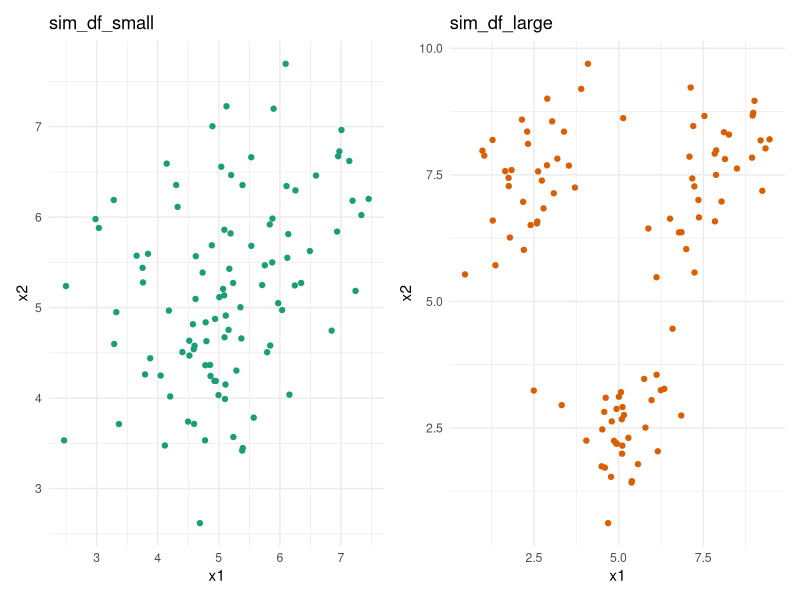
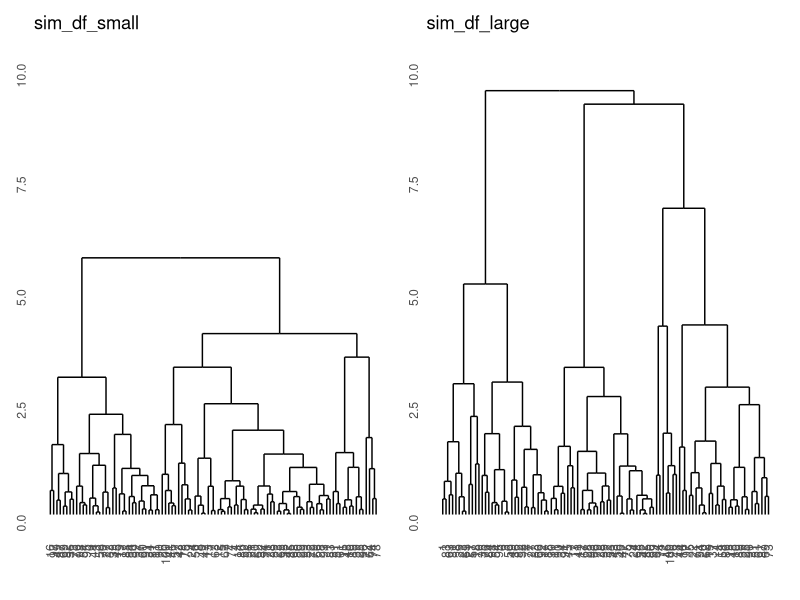
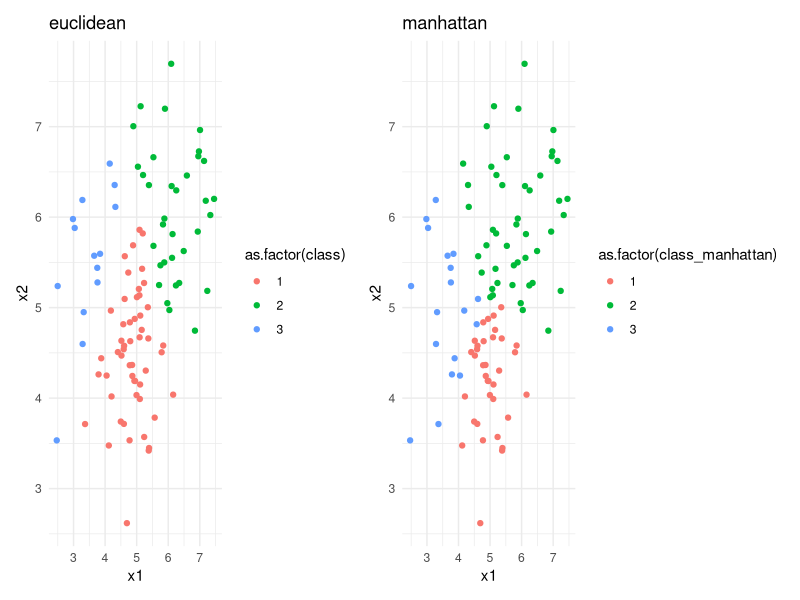
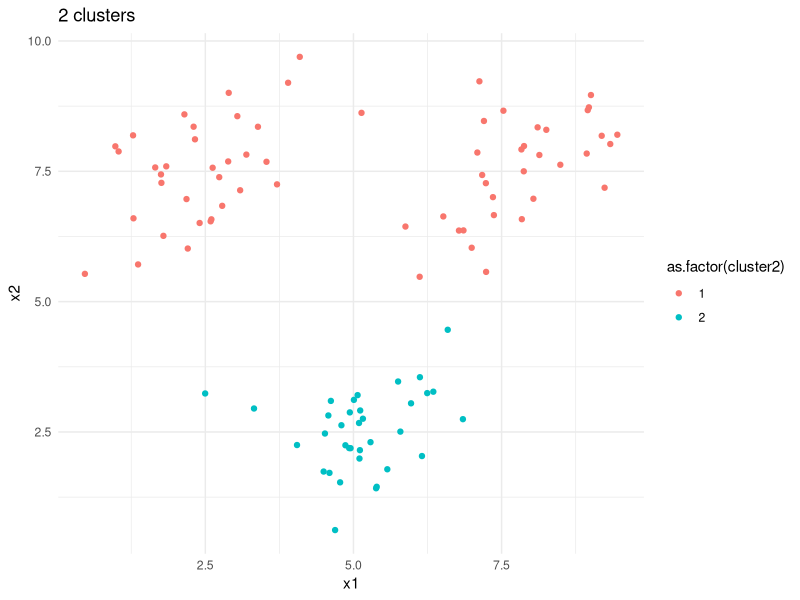
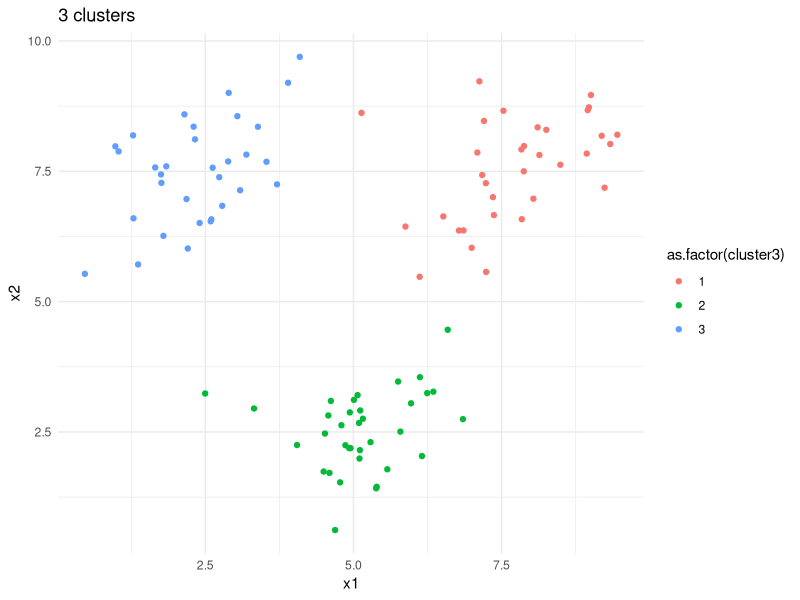
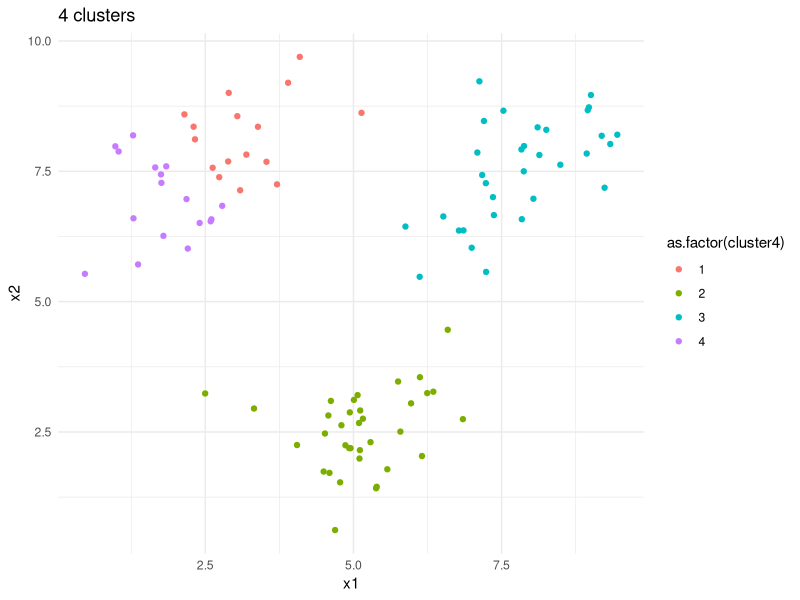
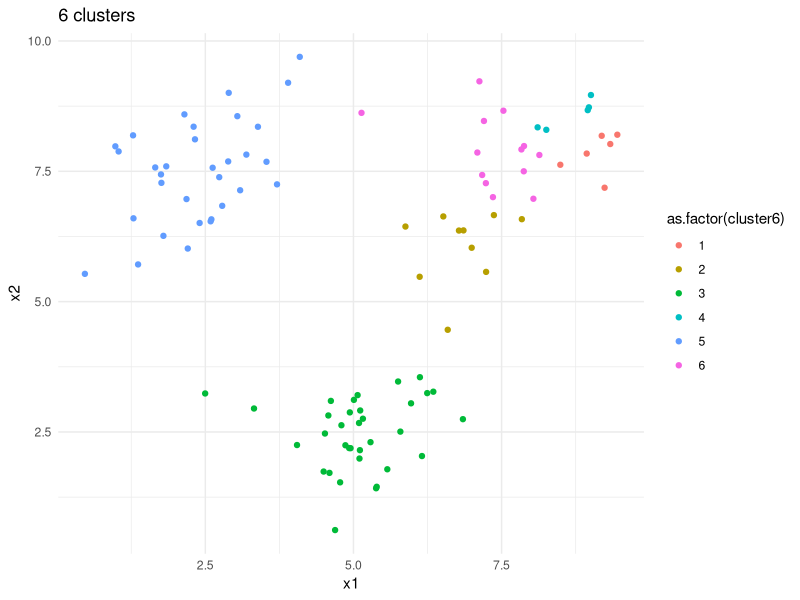
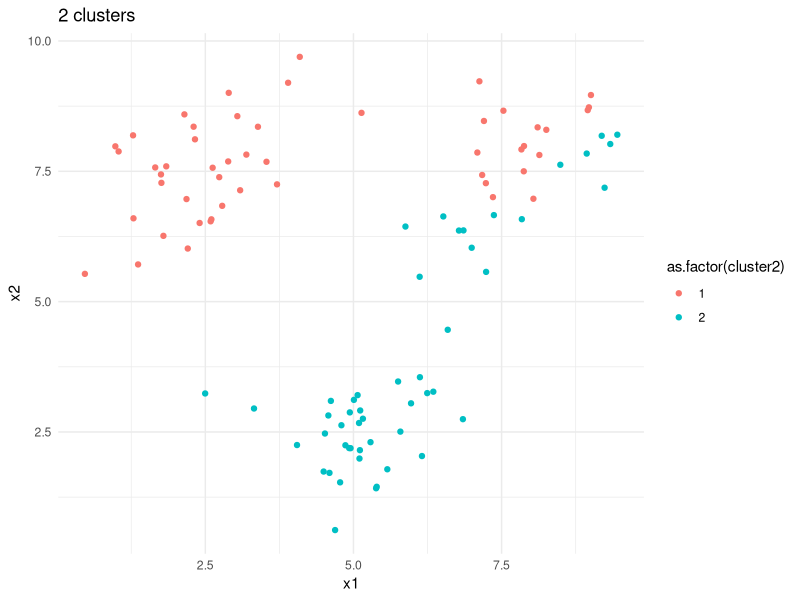

Here is the R script that generated these plots, in order:
## ---- chunk 1
library(MASS)
library(tidyverse)
library(patchwork)
library(ggdendro)
## ---- chunk 2
# setting the random seed so the same results can be reproduced
set.seed(123)

# creating a 2x2 matrix 
sigma      <- matrix(c(1, .5, .5, 1), 2, 2)
# creating a random sample of 2 x 100 values with mean on 5
sim_matrix <- mvrnorm(n = 100, mu = c(5, 5), 
                      Sigma = sigma)
# setting the column names of this matrix
colnames(sim_matrix) <- c("x1", "x2")

# creating a tibble from the sim_matrix and assigning 3 random classes to the data
sim_df <- 
  sim_matrix %>% 
  as_tibble() %>%
  mutate(class = sample(c("A", "B", "C"), size = 100, 
                        replace = TRUE))

# setting the x2 and x1 values to a variation depending on the class
sim_df_small <- 
  sim_df %>%
  mutate(x2 = case_when(class == "A" ~ x2 + .5,
                        class == "B" ~ x2 - .5,
                        class == "C" ~ x2 + .5),
         x1 = case_when(class == "A" ~ x1 - .5,
                        class == "B" ~ x1 - 0,
                        class == "C" ~ x1 + .5))
# same thing as before but with a bigger variation
sim_df_large <- 
  sim_df %>%
  mutate(x2 = case_when(class == "A" ~ x2 + 2.5,
                        class == "B" ~ x2 - 2.5,
                        class == "C" ~ x2 + 2.5),
         x1 = case_when(class == "A" ~ x1 - 2.5,
                        class == "B" ~ x1 - 0,
                        class == "C" ~ x1 + 2.5))
## ---- chunk 3
sim_df_small <-
  sim_df_small %>% 
  select(-class)

sim_df_large <-
  sim_df_large %>% 
  select(-class)
## ---- chunk 4
sim_df_small_plot <-
  sim_df_small %>% 
  ggplot(mapping = aes(x1, x2)) +
  geom_point(color = "#1b9e77") +
  theme_minimal() +
  ggtitle("sim_df_small")

sim_df_large_plot <-
  sim_df_large %>% 
  ggplot(mapping = aes(x1, x2)) +
  geom_point(color = "#d95f02") +
  theme_minimal() +
  ggtitle("sim_df_large")

sim_df_small_plot + sim_df_large_plot
## ---- chunk 5
sim_df_small_dist <- dist(sim_df_small, method = "euclidean")
sim_df_large_dist <- dist(sim_df_large, method = "euclidean")

sim_df_small_hclust <- hclust(sim_df_small_dist, method = "complete")
sim_df_large_hclust <- hclust(sim_df_large_dist, method = "complete")

ggdendrogram(sim_df_small_hclust) +
  ylim(0, 10) +
  ggtitle("sim_df_small") +
ggdendrogram(sim_df_large_hclust) +
  ylim(0, 10) +
  ggtitle("sim_df_large")
## ---- chunk 6
sim_df_small_dist_manhattan <- dist(sim_df_small, method = "manhattan")
sim_df_small_manhattan_hclust <- hclust(sim_df_small_dist_manhattan, method = "complete")
## ---- chunk 7
sim_df_small_cut <- cutree(sim_df_small_hclust, k = 3)
sim_df_small_manhattan_cut <- cutree(sim_df_small_manhattan_hclust, k = 3)

sim_df_small <-
  sim_df_small %>% 
  mutate(class = sim_df_small_cut, class_manhattan = sim_df_small_manhattan_cut)

sim_df_small_clustered_plot <-
  sim_df_small %>%
  ggplot(mapping = aes(x1, x2, color = as.factor(class))) +
  geom_point() +
  theme_minimal() +
  ggtitle("euclidean")

sim_df_small_manhattan_clustered_plot <-
  sim_df_small %>% 
  ggplot(mapping = aes(x1, x2, color = as.factor(class_manhattan))) +
  geom_point() + 
  theme_minimal() +
  ggtitle("manhattan")

sim_df_small_clustered_plot + sim_df_small_manhattan_clustered_plot
## ---- chunk 8
sim_df_large_2 <- kmeans(sim_df_large, 2)$cluster
sim_df_large_3 <- kmeans(sim_df_large, 3)$cluster
sim_df_large_4 <- kmeans(sim_df_large, 4)$cluster
sim_df_large_6 <- kmeans(sim_df_large, 6)$cluster

sim_df_large <-
  sim_df_large %>% 
  mutate(cluster2 = sim_df_large_2, cluster3 = sim_df_large_3, cluster4 = sim_df_large_4, cluster6 = sim_df_large_6)

sim_df_large %>% 
  ggplot(mapping = aes(x1, x2, color = as.factor(cluster2))) +
  geom_point() +
  theme_minimal() + 
  ggtitle("2 clusters")

sim_df_large %>% 
  ggplot(mapping = aes(x1, x2, color = as.factor(cluster3))) +
  geom_point() +
  theme_minimal() + 
  ggtitle("3 clusters")

sim_df_large %>% 
  ggplot(mapping = aes(x1, x2, color = as.factor(cluster4))) +
  geom_point() +
  theme_minimal() + 
  ggtitle("4 clusters")

sim_df_large %>% 
  ggplot(mapping = aes(x1, x2, color = as.factor(cluster6))) +
  geom_point() +
  theme_minimal() + 
  ggtitle("6 clusters")
## ---- chunk 9
sim_df_large_2 <- kmeans(sim_df_large, 2)$cluster
sim_df_large_3 <- kmeans(sim_df_large, 3)$cluster
sim_df_large_4 <- kmeans(sim_df_large, 4)$cluster
sim_df_large_6 <- kmeans(sim_df_large, 6)$cluster

sim_df_large <-
  sim_df_large %>% 
  mutate(cluster2 = sim_df_large_2, cluster3 = sim_df_large_3, cluster4 = sim_df_large_4, cluster6 = sim_df_large_6)

sim_df_large %>% 
  ggplot(mapping = aes(x1, x2, color = as.factor(cluster2))) +
  geom_point() +
  theme_minimal() + 
  ggtitle("2 clusters")

sim_df_large %>% 
  ggplot(mapping = aes(x1, x2, color = as.factor(cluster3))) +
  geom_point() +
  theme_minimal() + 
  ggtitle("3 clusters")

sim_df_large %>% 
  ggplot(mapping = aes(x1, x2, color = as.factor(cluster4))) +
  geom_point() +
  theme_minimal() + 
  ggtitle("4 clusters")

sim_df_large %>% 
  ggplot(mapping = aes(x1, x2, color = as.factor(cluster6))) +
  geom_point() +
  theme_minimal() + 
  ggtitle("6 clusters")
## ---- chunk 10
library(fpc)

sim_df_large_assessment3 <- clusterboot(sim_df_large,
                                        clustermethod = hclustCBI,
                                        method = "ward",
                                        k = 3)

sim_df_large_assessment3$bootmean
sim_df_large_assessment3$bootbrd

sim_df_large_assessment6 <- clusterboot(sim_df_large,
                                        clustermethod = hclustCBI,
                                        method = "ward",
                                        k = 6)

sim_df_large_assessment6$bootmean
sim_df_large_assessment6$bootbrd
## ---- chunk 11
kmedians <- function(data, k) {
  loop <- TRUE
  prev <- c(rep(0, nrow(data)))
  
  it <- 0
  x <- vector()
  y <- vector()
  
  while (loop) {
    s <- c(1:k)
    
    cluster <-
      sample(s, nrow(data), replace = TRUE, prob = c(rep(100 / k, k)))
    
    data <-
      data %>%
      select(x1, x2) %>%
      mutate(cluster = cluster)
    
    for (i in 1:k) {
      datai <-
        data %>%
        filter(cluster == i)
      
      x[i] <- median(datai$x1)
      y[i] <- median(datai$x2)
      
    }
    
    cl <- c(rep(1, nrow(data)))
    
    for (i in 1:nrow(data)) {
      smallest <- sqrt((x[1] - data$x1[i]) ^ 2 + (y[1] - data$x2[i]) ^ 2)
      for (j in 2:k) {
        if (sqrt((x[j] - data$x1[i]) ^ 2 + (y[j] - data$x2[i]) ^ 2) < smallest) {
          smallest <- sqrt((x[j] - data$x1[i]) ^ 2 + (y[j] - data$x2[i]) ^ 2)
          cl[i] <- j
        }
      }
      
    }
    
    data <-
      data %>%
      mutate(cluster = cl)
    
    sum <- 0
    
    for (i in 1:nrow(data)) {
      if (prev[i] == data$cluster[i]) {
        sum <- sum + 1
      }
    }
    
    if (sum == 100)
      loop <- FALSE
    
    prev <- data$cluster
    it <- it + 1
    
  }
  
  print(it)
  
  prev
  
}

out <- kmedians(sim_df_large, 3)
## ---- chunk 12
kmedians <- function(data, k, start_init = FALSE) {
  loop <- TRUE
  prev <- c(rep(0, nrow(data)))
  
  it <- 0
  x <- vector()
  y <- vector()
  
  while (loop) {
    s <- c(1:k)
    
    if (start_init) {
      dist <- dist(data)
      hclust <- hclust(dist)
      cluster <- cutree(hclust, k)
    } else {
      cluster <-
        sample(s,
               nrow(data),
               replace = TRUE,
               prob = c(rep(100 / k, k)))
    }
    
    data <-
      data %>%
      select(x1, x2) %>%
      mutate(cluster = cluster)
    
    for (i in 1:k) {
      datai <-
        data %>%
        filter(cluster == i)
      
      x[i] <- median(datai$x1)
      y[i] <- median(datai$x2)
      
    }
    
    cl <- c(rep(1, nrow(data)))
    
    for (i in 1:nrow(data)) {
      smallest <- sqrt((x[1] - data$x1[i]) ^ 2 + (y[1] - data$x2[i]) ^ 2)
      for (j in 2:k) {
        if (sqrt((x[j] - data$x1[i]) ^ 2 + (y[j] - data$x2[i]) ^ 2) < smallest) {
          smallest <- sqrt((x[j] - data$x1[i]) ^ 2 + (y[j] - data$x2[i]) ^ 2)
          cl[i] <- j
        }
      }
      
    }
    
    data <-
      data %>%
      mutate(cluster = cl)
    
    sum <- 0
    
    for (i in 1:nrow(data)) {
      if (prev[i] == data$cluster[i]) {
        sum <- sum + 1
      }
    }
    
    if (sum == 100)
      loop <- FALSE
    
    prev <- data$cluster
    it <- it + 1
    
  }
  
  print(it)
  
  prev
  
}

out <- kmedians(sim_df_large, 3, start_init = TRUE)
